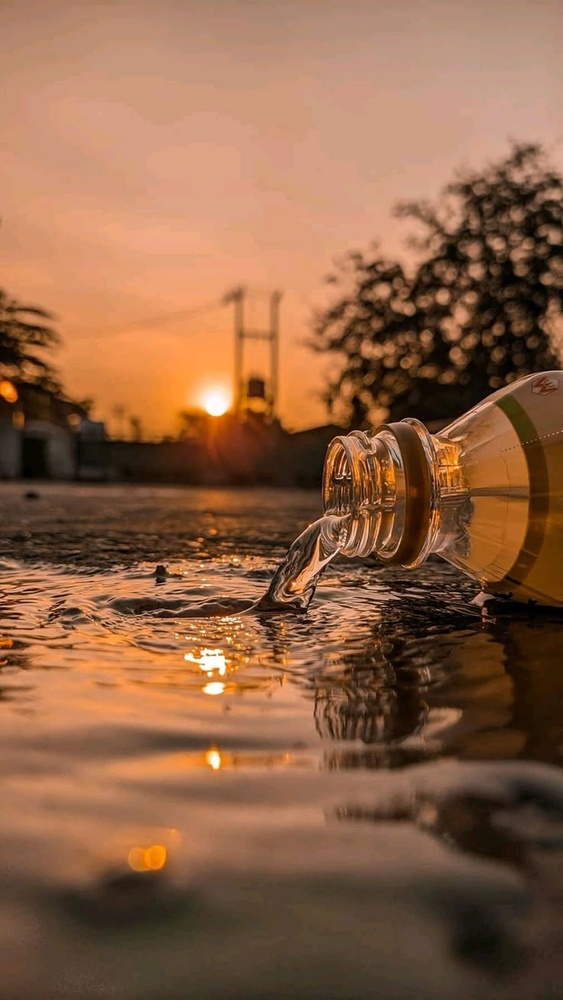
#> input picture foto/living.jpg, 563 x 1000 px, shrunk from 736 x 1308 before the run
$ python roberts.py   (older library calls are emulated)
#> lines starting #> are read from the running program, lines starting #| are printed output that depends on the picture
import cv2
import numpy as np
import matplotlib.pyplot as plt

# membaca gambar
img = cv2.imread("foto/living.jpg")
#> img is the input picture: shape (1000, 563, 3); mean B, G, R 69.2, 97.9, 141.2

if img is None:
    raise FileNotFoundError(
        "Citra tidak ditemukan. "
        "Pastikan folder 'foto' berada di direktori kerja"
    )

# konversi ke grayscale
gray = cv2.cvtColor(img, cv2.COLOR_BGR2GRAY)
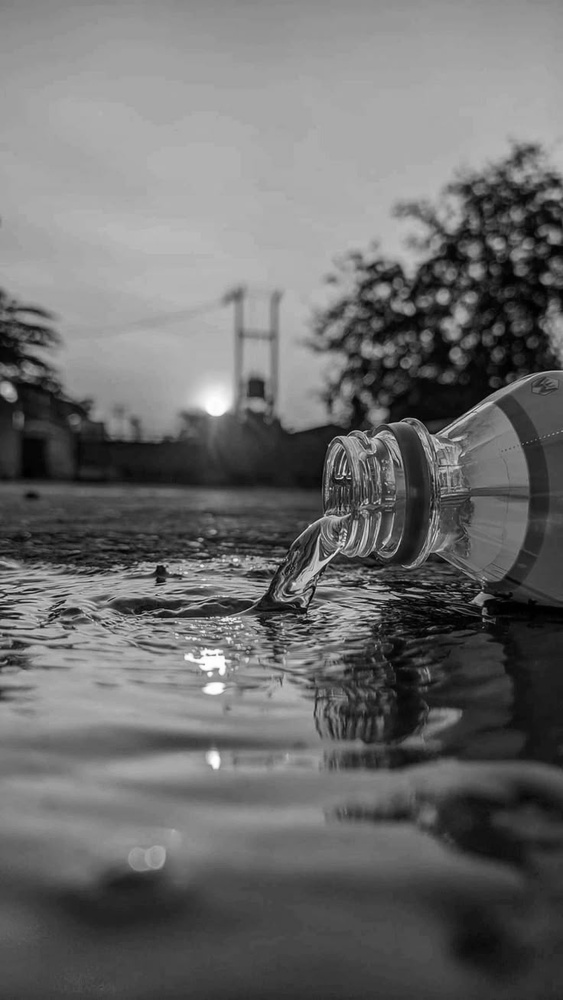
#> gray: shape (1000, 563); min 0, max 255, mean 107.6

# deteksi tepi roberts
kernel_roberts_x = np.array([
    [1, 0],
    [0, -1]
], dtype=np.float32)

kernel_roberts_y = np.array([
    [0, 1],
    [-1, 0]
], dtype=np.float32)

roberts_x = cv2.filter2D(
    gray, cv2.CV_32F, kernel_roberts_x
    )
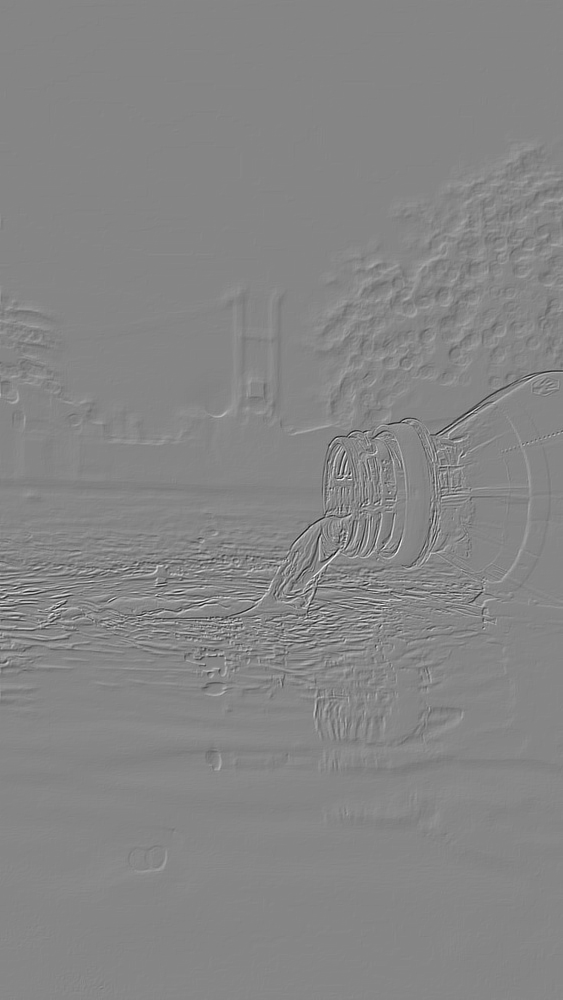
#> roberts_x: shape (1000, 563) float32; min -197, max 178, mean 0.1; drawn with min black and max white

roberts_y = cv2.filter2D(
    gray, cv2.CV_32F, kernel_roberts_y
    )
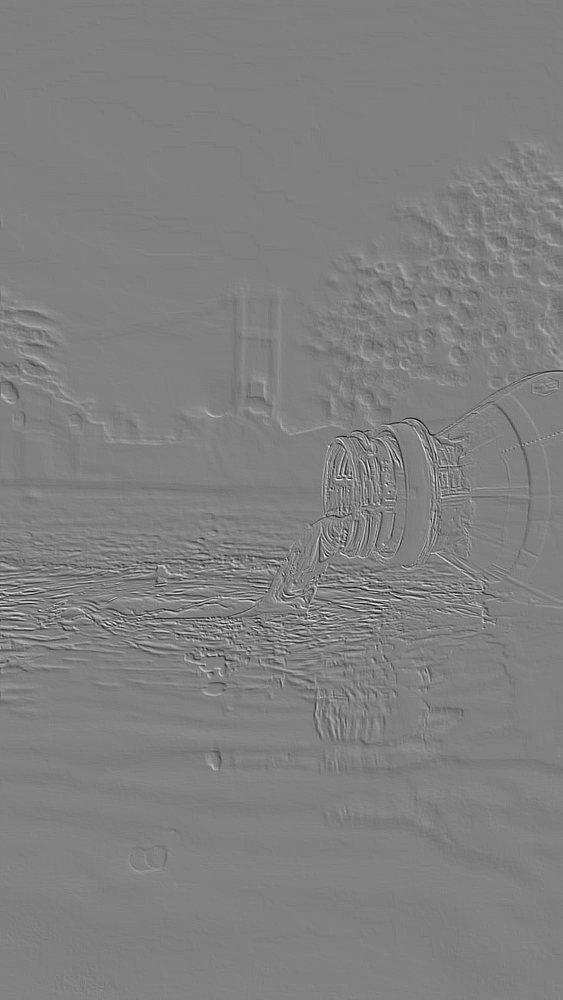
#> roberts_y: shape (1000, 563) float32; min -162, max 160, mean 0; drawn with min black and max white

roberts = cv2.magnitude(roberts_x, roberts_y)
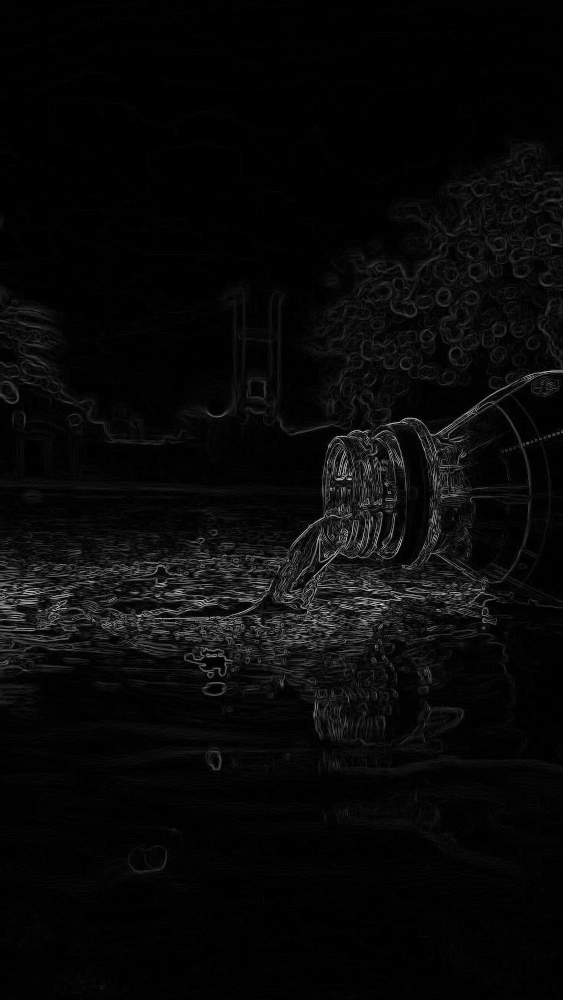
#> roberts: shape (1000, 563) float32; min 0, max 229.1, mean 8.5

roberts = cv2.normalize(
    roberts, None, 0, 255, cv2.NORM_MINMAX
).astype(np.uint8)

# menampilkan hasil (2 baris x 3 kolom)
plt.figure(figsize=(14, 8))

plt.subplot(1, 5, 1)
plt.imshow(cv2.cvtColor(img, cv2.COLOR_BGR2RGB))
plt.title("Citra Asli")
plt.axis("off")

plt.subplot(1, 5, 2)
plt.imshow(gray, cmap="gray")
plt.title("Citra Grayscale")
plt.axis("off")

plt.subplot(1, 5, 3)
plt.imshow(roberts_x, cmap="gray")
plt.title("Citra Roberts X")
plt.axis("off")

plt.subplot(1, 5, 4)
plt.imshow(roberts_y, cmap="gray")
plt.title("Citra Roberts Y")
plt.axis("off")

plt.subplot(1, 5, 5)
plt.imshow(roberts, cmap="gray")
plt.title("Citra Roberts (Magnitudo)")
plt.axis("off")

plt.tight_layout()
plt.show()
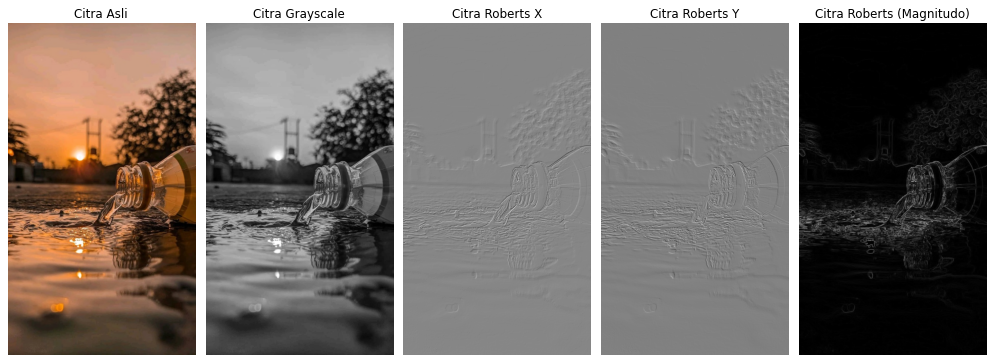
#> figure drawn by matplotlib, 5 panels
